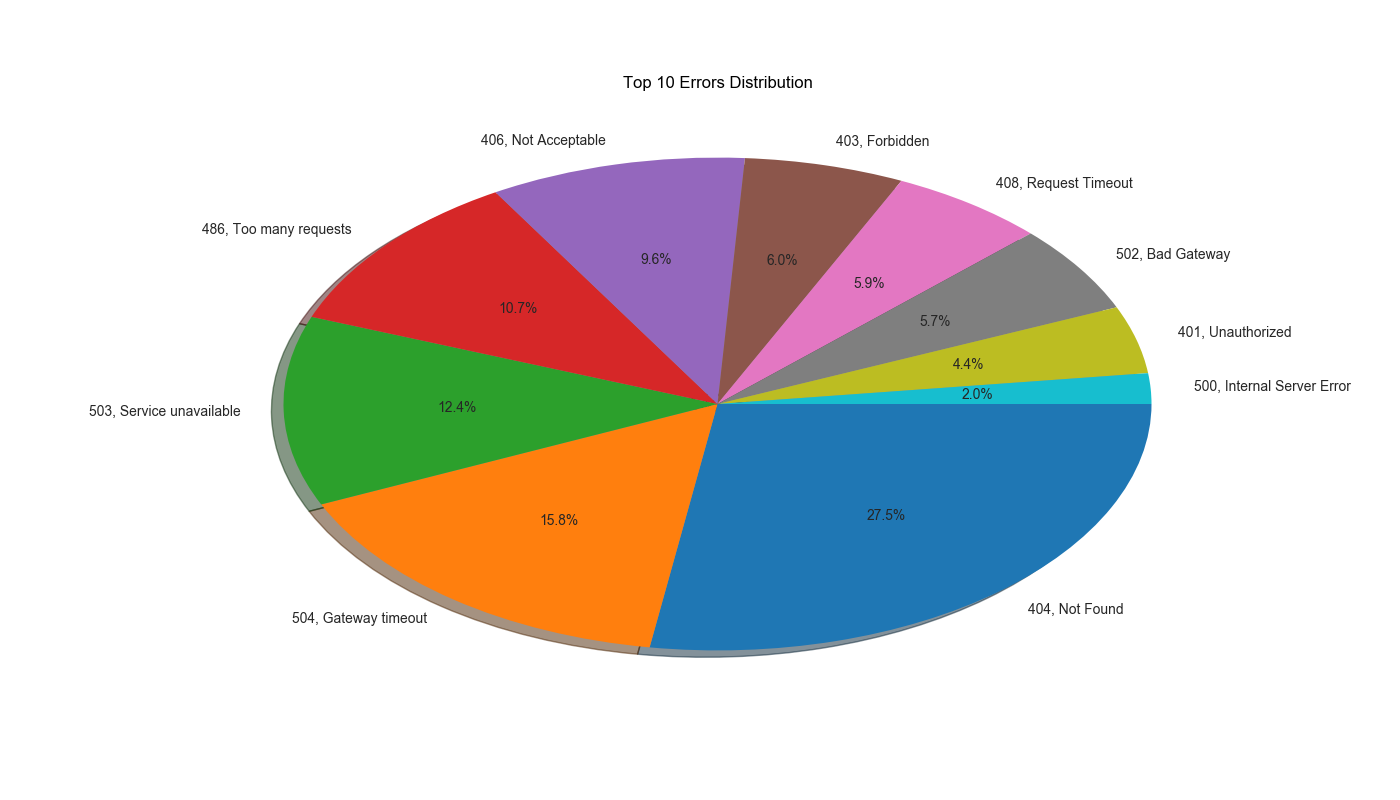

Source code (Python):
import pandas as pd
from tabulate import tabulate
import matplotlib.pyplot as plt


def top_n_errors(df, topCount=10):
    dfGroupByError = df.groupby(['errorReason'])['errorCount'].sum().reset_index()
    dfOfTopN = dfGroupByError.nlargest(topCount, 'errorCount', keep='first').reset_index(drop=True)
    print(tabulate(dfOfTopN, headers='keys', tablefmt="plain"))

    fig, ax = plt.subplots(figsize=(14, 8))
    plt.style.use('seaborn-whitegrid')
    plt.title('Top %d Errors Distribution' % topCount)
    plt.pie(dfOfTopN['errorCount'], labels=dfOfTopN['errorReason'], autopct='%1.1f%%', counterclock=False, shadow=True)

    plt.show()
    fig.savefig('top_n_errors.png')


if __name__ == '__main__':
    df = pd.read_csv('top_n_errors.csv')
    print(tabulate(df, headers='keys', tablefmt="grid"))
    top_n_errors(df)
